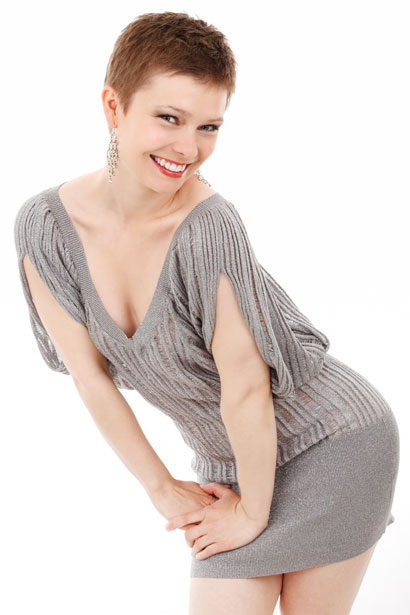
#> input picture main/images/image.jpg, 410 x 615 px, found by its file name; its folder holds only this picture in this run
$ python border_detection.py
#> lines starting #> are read from the running program, lines starting #| are printed output that depends on the picture
import cv2
import numpy as np
import matplotlib.pyplot as plt
import os

def img_treatment(path, blur_amount = (3,3), color = [255, 0, 0]):

    # Read image and apply pre-processing
#> called with path = 'edge_detector/main/images/image.jpg', blur_amount = (1, 1)
    image = cv2.cvtColor(cv2.imread(path), cv2.COLOR_BGR2RGB)
    grays = cv2.cvtColor(image, cv2.COLOR_BGR2GRAY)
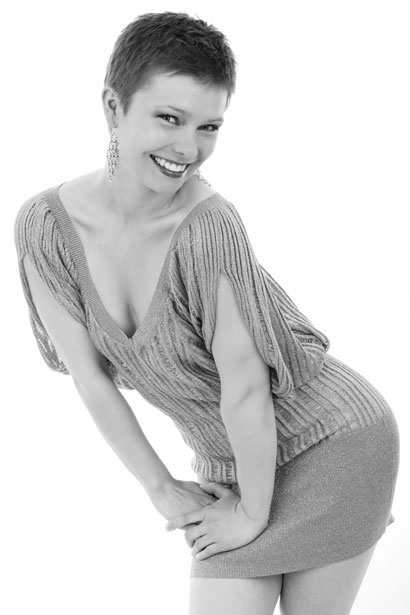
#> grays: shape (615, 410); min 0, max 255, mean 209
    blur = cv2.GaussianBlur(grays, (5,5), 0)

    # Calculate edges and create overlay
    edges = cv2.Canny(blur, 100, 200)
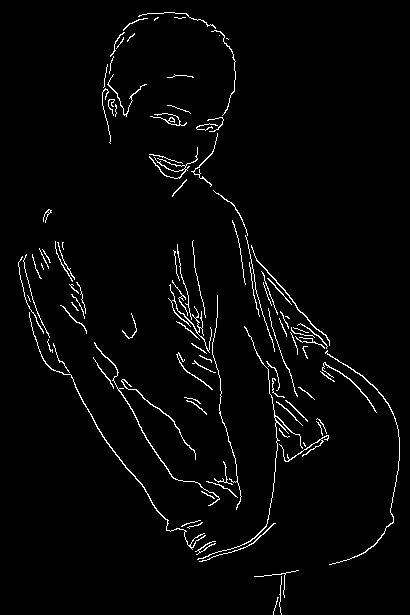
#> edges: shape (615, 410); 2.6% white in thin lines or dots
    edges = np.repeat(edges[:, :, np.newaxis], 3, axis=2)
#> edges: shape (615, 410, 3); 2.6% white in thin lines or dots
    edge_blur = cv2.GaussianBlur(edges, blur_amount, 0)

    # Apply overlay to a copy of the input image
    image_masked = cv2.cvtColor(cv2.imread(path), cv2.COLOR_BGR2RGB)
    color = np.array(color)
    edge_blur_coordinates = np.column_stack(np.where(edge_blur > 0))
    image_masked[edge_blur_coordinates[:, 0], edge_blur_coordinates[:, 1]] = color
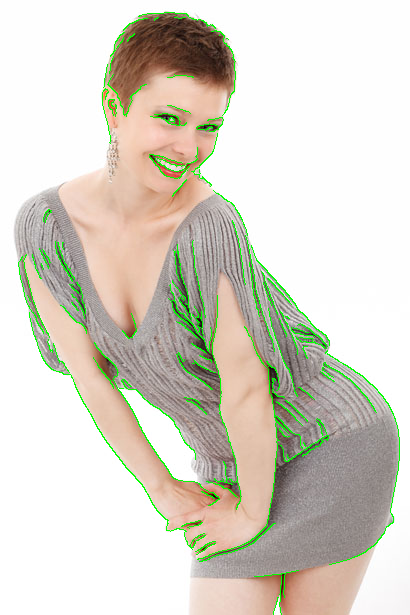
#> image_masked: shape (615, 410, 3); mean R, G, B 216.2, 211.8, 200

    # Show input/output comparison using Matplotlib
    result = np.concatenate((image, image_masked), axis=1)
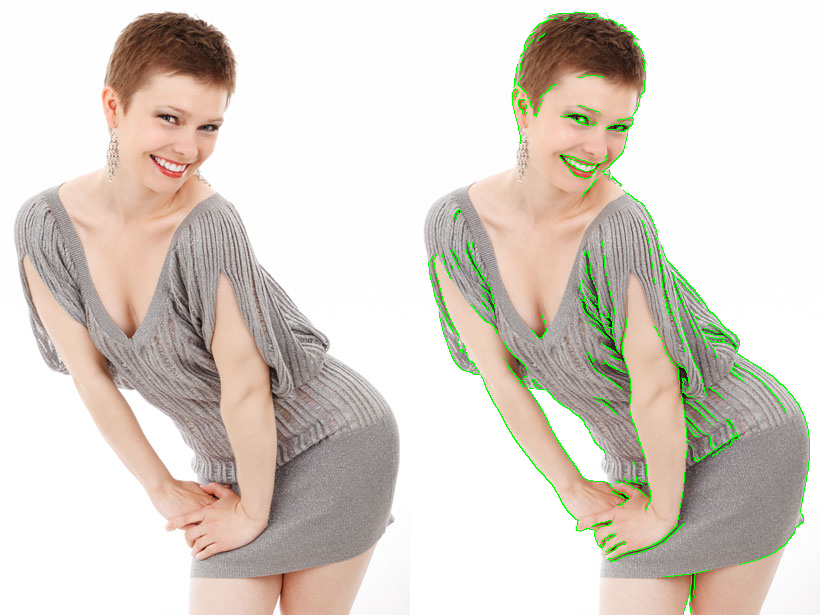
#> result: shape (615, 820, 3); mean R, G, B 218.5, 210.5, 202
    plt.imshow(result)
    plt.title("Original | Results")
    plt.axis('off')
    plt.show()

if __name__ == "__main__":
    path = "edge_detector/main/images"
    for file in os.listdir(path):
        img_treatment(f"{path}/{file}", (1,1), [0, 255, 0])
